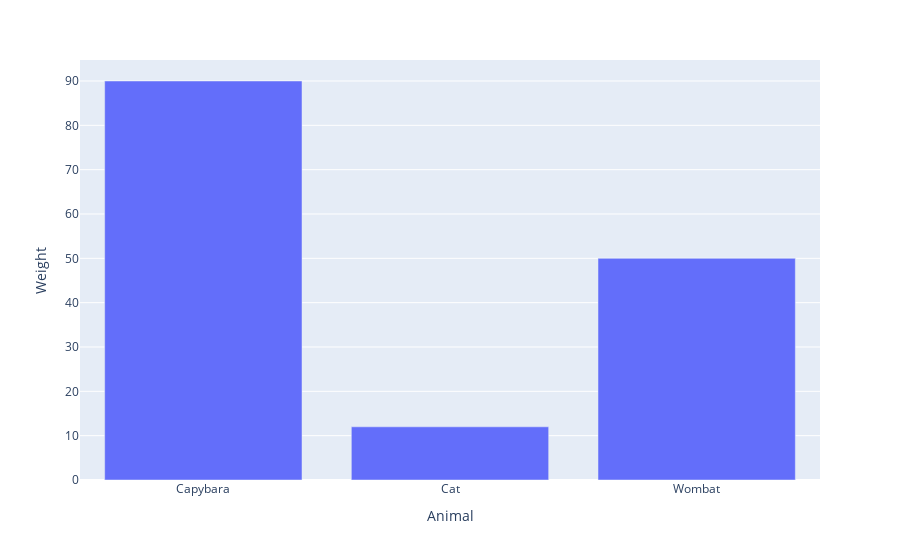

Notebook code cell kept with this figure:
### Markdown cell above
動物名のアルファベット順に並べかえるには `.update_layout(xaxis={'categoryorder': 'category ascending'})`。

### Code cell
px.bar(pd.DataFrame(AnimalWeights), x='Animal', y='Weight').update_layout(xaxis={'categoryorder': 'category ascending'})

### Figure 1 — Plotly figure (JSON) as saved in the notebook; plotly's stock layout.template omitted (floating-point values rounded to 4 significant figures)
{"data": [{"alignmentgroup": "True", "hovertemplate": "Animal=%{x}<br>Weight=%{y}<extra></extra>", "legendgroup": "", "marker": {"color": "#636efa", "pattern": {"shape": ""}}, "name": "", "offsetgroup": "", "orientation": "v", "showlegend": false, "textposition": "auto", "type": "bar", "x": ["Cat", "Capybara", "Wombat"], "xaxis": "x", "y": [12, 90, 50], "yaxis": "y"}], "layout": {"barmode": "relative", "legend": {"tracegroupgap": 0}, "margin": {"t": 60}, "xaxis": {"anchor": "y", "categoryorder": "category ascending", "domain": [0, 1], "title": {"text": "Animal"}}, "yaxis": {"anchor": "x", "domain": [0, 1], "title": {"text": "Weight"}}}}
